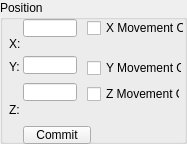
    <widget class="QGroupBox" name="IDC_STATIC">
      <property name="geometry">
        <rect>
          <x>5</x>
          <y>5</y>
          <width>187</width>
          <height>144</height>
        </rect>
      </property>
      <property name="title">
        <string>Position</string>
      </property>
      <property name="visible">
        <bool>true</bool>
      </property>
      <property name="enabled">
        <bool>true</bool>
      </property>
      <property name="flat">
        <bool>false</bool>
      </property>
      <widget class="QLineEdit" name="IDC_XPOS_EDIT">
        <property name="geometry">
          <rect>
            <x>23</x>
            <y>19</y>
            <width>54</width>
            <height>18</height>
          </rect>
        </property>
        <property name="visible">
          <bool>true</bool>
        </property>
        <property name="enabled">
          <bool>true</bool>
        </property>
      </widget>
      <widget class="QCheckBox" name="IDC_XMOVE_CHECK">
        <property name="geometry">
          <rect>
            <x>87</x>
            <y>20</y>
            <width>97</width>
            <height>16</height>
          </rect>
        </property>
        <property name="text">
          <string>X Movement On</string>
        </property>
        <property name="visible">
          <bool>true</bool>
        </property>
        <property name="enabled">
          <bool>true</bool>
        </property>
      </widget>
      <widget class="QLabel" name="IDC_STATIC_2">
        <property name="geometry">
          <rect>
            <x>9</x>
            <y>37</y>
            <width>44</width>
            <height>11</height>
          </rect>
        </property>
        <property name="text">
          <string>X:</string>
        </property>
        <property name="visible">
          <bool>true</bool>
        </property>
        <property name="enabled">
          <bool>true</bool>
        </property>
        <property name="alignment">
          <set>Qt::AlignLeft</set>
        </property>
      </widget>
      <widget class="QLineEdit" name="IDC_YPOS_EDIT">
        <property name="geometry">
          <rect>
            <x>23</x>
            <y>56</y>
            <width>54</width>
            <height>18</height>
          </rect>
        </property>
        <property name="visible">
          <bool>true</bool>
        </property>
        <property name="enabled">
          <bool>true</bool>
        </property>
      </widget>
      <widget class="QLabel" name="IDC_STATIC_3">
        <property name="geometry">
          <rect>
            <x>9</x>
            <y>60</y>
            <width>44</width>
            <height>11</height>
          </rect>
        </property>
        <property name="text">
          <string>Y:</string>
        </property>
        <property name="visible">
          <bool>true</bool>
        </property>
        <property name="enabled">
          <bool>true</bool>
        </property>
        <property name="alignment">
          <set>Qt::AlignLeft</set>
        </property>
      </widget>
      <widget class="QCheckBox" name="IDC_YMOVE_CHECK">
        <property name="geometry">
          <rect>
            <x>87</x>
            <y>60</y>
            <width>95</width>
            <height>16</height>
          </rect>
        </property>
        <property name="text">
          <string>Y Movement On</string>
        </property>
        <property name="visible">
          <bool>true</bool>
        </property>
        <property name="enabled">
          <bool>true</bool>
        </property>
      </widget>
      <widget class="QLineEdit" name="IDC_ZPOS_EDIT">
        <property name="geometry">
          <rect>
            <x>23</x>
            <y>83</y>
            <width>54</width>
            <height>18</height>
          </rect>
        </property>
        <property name="visible">
          <bool>true</bool>
        </property>
        <property name="enabled">
          <bool>true</bool>
        </property>
      </widget>
      <widget class="QCheckBox" name="IDC_ZMOVE_CHECK">
        <property name="geometry">
          <rect>
            <x>87</x>
            <y>86</y>
            <width>93</width>
            <height>16</height>
          </rect>
        </property>
        <property name="text">
          <string>Z Movement On</string>
        </property>
        <property name="visible">
          <bool>true</bool>
        </property>
        <property name="enabled">
          <bool>true</bool>
        </property>
      </widget>
      <widget class="QLabel" name="IDC_STATIC_4">
        <property name="geometry">
          <rect>
            <x>9</x>
            <y>103</y>
            <width>44</width>
            <height>11</height>
          </rect>
        </property>
        <property name="text">
          <string>Z:</string>
        </property>
        <property name="visible">
          <bool>true</bool>
        </property>
        <property name="enabled">
          <bool>true</bool>
        </property>
        <property name="alignment">
          <set>Qt::AlignLeft</set>
        </property>
      </widget>
      <widget class="QPushButton" name="IDC_POS_COMMIT_BUTTON">
        <property name="geometry">
          <rect>
            <x>23</x>
            <y>126</y>
            <width>68</width>
            <height>18</height>
          </rect>
        </property>
        <property name="text">
          <string>Commit</string>
        </property>
        <property name="visible">
          <bool>true</bool>
        </property>
        <property name="enabled">
          <bool>true</bool>
        </property>
        <property name="default">
          <bool>false</bool>
        </property>
        <property name="autoDefault">
          <bool>false</bool>
        </property>
      </widget>
    </widget>
